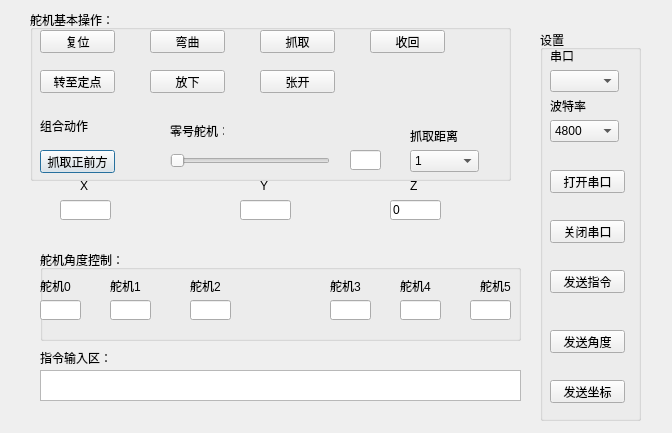
<?xml version="1.0" encoding="UTF-8"?>
<ui version="4.0">
 <class>Dialog</class>
 <widget class="QDialog" name="Dialog">
  <property name="geometry">
   <rect>
    <x>0</x>
    <y>0</y>
    <width>672</width>
    <height>433</height>
   </rect>
  </property>
  <property name="windowTitle">
   <string>Dialog</string>
  </property>
  <widget class="QTextEdit" name="cmdText">
   <property name="geometry">
    <rect>
     <x>40</x>
     <y>370</y>
     <width>481</width>
     <height>31</height>
    </rect>
   </property>
  </widget>
  <widget class="QGroupBox" name="groupBox">
   <property name="geometry">
    <rect>
     <x>30</x>
     <y>10</y>
     <width>481</width>
     <height>171</height>
    </rect>
   </property>
   <property name="title">
    <string>舵机基本操作：</string>
   </property>
   <widget class="QPushButton" name="op_catch">
    <property name="geometry">
     <rect>
      <x>10</x>
      <y>140</y>
      <width>75</width>
      <height>23</height>
     </rect>
    </property>
    <property name="text">
     <string>抓取正前方</string>
    </property>
   </widget>
   <widget class="QPushButton" name="op_withdraw">
    <property name="geometry">
     <rect>
      <x>340</x>
      <y>20</y>
      <width>75</width>
      <height>23</height>
     </rect>
    </property>
    <property name="text">
     <string>收回</string>
    </property>
   </widget>
   <widget class="QPushButton" name="pop_place">
    <property name="geometry">
     <rect>
      <x>10</x>
      <y>60</y>
      <width>75</width>
      <height>23</height>
     </rect>
    </property>
    <property name="text">
     <string>转至定点</string>
    </property>
   </widget>
   <widget class="QPushButton" name="op_Reset">
    <property name="geometry">
     <rect>
      <x>10</x>
      <y>20</y>
      <width>75</width>
      <height>23</height>
     </rect>
    </property>
    <property name="text">
     <string>复位</string>
    </property>
   </widget>
   <widget class="QPushButton" name="op_bend">
    <property name="geometry">
     <rect>
      <x>120</x>
      <y>20</y>
      <width>75</width>
      <height>23</height>
     </rect>
    </property>
    <property name="text">
     <string>弯曲</string>
    </property>
   </widget>
   <widget class="QPushButton" name="op_grap">
    <property name="geometry">
     <rect>
      <x>230</x>
      <y>20</y>
      <width>75</width>
      <height>23</height>
     </rect>
    </property>
    <property name="text">
     <string>抓取</string>
    </property>
   </widget>
   <widget class="QPushButton" name="up_down">
    <property name="geometry">
     <rect>
      <x>120</x>
      <y>60</y>
      <width>75</width>
      <height>23</height>
     </rect>
    </property>
    <property name="text">
     <string>放下</string>
    </property>
   </widget>
   <widget class="QComboBox" name="destanceCombox">
    <property name="geometry">
     <rect>
      <x>380</x>
      <y>140</y>
      <width>69</width>
      <height>22</height>
     </rect>
    </property>
    <item>
     <property name="text">
      <string>1</string>
     </property>
    </item>
    <item>
     <property name="text">
      <string>2</string>
     </property>
    </item>
    <item>
     <property name="text">
      <string>3</string>
     </property>
    </item>
    <item>
     <property name="text">
      <string>4</string>
     </property>
    </item>
    <item>
     <property name="text">
      <string>5</string>
     </property>
    </item>
    <item>
     <property name="text">
      <string>6</string>
     </property>
    </item>
    <item>
     <property name="text">
      <string>7</string>
     </property>
    </item>
    <item>
     <property name="text">
      <string>8</string>
     </property>
    </item>
    <item>
     <property name="text">
      <string>9</string>
     </property>
    </item>
    <item>
     <property name="text">
      <string>10</string>
     </property>
    </item>
   </widget>
   <widget class="QLabel" name="label_13">
    <property name="geometry">
     <rect>
      <x>380</x>
      <y>120</y>
      <width>54</width>
      <height>12</height>
     </rect>
    </property>
    <property name="text">
     <string>抓取距离</string>
    </property>
   </widget>
   <widget class="QSlider" name="Slider_0">
    <property name="geometry">
     <rect>
      <x>140</x>
      <y>140</y>
      <width>160</width>
      <height>22</height>
     </rect>
    </property>
    <property name="orientation">
     <enum>Qt::Horizontal</enum>
    </property>
   </widget>
   <widget class="QLineEdit" name="Slider_0text">
    <property name="geometry">
     <rect>
      <x>320</x>
      <y>140</y>
      <width>31</width>
      <height>20</height>
     </rect>
    </property>
   </widget>
   <widget class="QLabel" name="label_14">
    <property name="geometry">
     <rect>
      <x>10</x>
      <y>110</y>
      <width>54</width>
      <height>12</height>
     </rect>
    </property>
    <property name="text">
     <string>组合动作</string>
    </property>
   </widget>
   <widget class="QLabel" name="label_15">
    <property name="geometry">
     <rect>
      <x>140</x>
      <y>110</y>
      <width>54</width>
      <height>21</height>
     </rect>
    </property>
    <property name="text">
     <string>零号舵机：</string>
    </property>
   </widget>
   <widget class="QPushButton" name="op_relax">
    <property name="geometry">
     <rect>
      <x>230</x>
      <y>60</y>
      <width>75</width>
      <height>23</height>
     </rect>
    </property>
    <property name="text">
     <string>张开</string>
    </property>
   </widget>
  </widget>
  <widget class="QGroupBox" name="groupBox_2">
   <property name="geometry">
    <rect>
     <x>540</x>
     <y>30</y>
     <width>101</width>
     <height>391</height>
    </rect>
   </property>
   <property name="title">
    <string>设置</string>
   </property>
   <widget class="QComboBox" name="baudeRateCombox">
    <property name="geometry">
     <rect>
      <x>10</x>
      <y>90</y>
      <width>69</width>
      <height>22</height>
     </rect>
    </property>
    <item>
     <property name="text">
      <string>4800</string>
     </property>
    </item>
    <item>
     <property name="text">
      <string>9600</string>
     </property>
    </item>
    <item>
     <property name="text">
      <string>115200</string>
     </property>
    </item>
   </widget>
   <widget class="QLabel" name="label">
    <property name="geometry">
     <rect>
      <x>10</x>
      <y>20</y>
      <width>54</width>
      <height>12</height>
     </rect>
    </property>
    <property name="text">
     <string>串口</string>
    </property>
   </widget>
   <widget class="QComboBox" name="portNameComBox">
    <property name="geometry">
     <rect>
      <x>10</x>
      <y>40</y>
      <width>69</width>
      <height>22</height>
     </rect>
    </property>
   </widget>
   <widget class="QPushButton" name="openPortBtn">
    <property name="geometry">
     <rect>
      <x>10</x>
      <y>140</y>
      <width>75</width>
      <height>23</height>
     </rect>
    </property>
    <property name="text">
     <string>打开串口</string>
    </property>
   </widget>
   <widget class="QLabel" name="label_2">
    <property name="geometry">
     <rect>
      <x>10</x>
      <y>70</y>
      <width>54</width>
      <height>12</height>
     </rect>
    </property>
    <property name="text">
     <string>波特率</string>
    </property>
   </widget>
   <widget class="QPushButton" name="sndCmdBtn">
    <property name="geometry">
     <rect>
      <x>10</x>
      <y>240</y>
      <width>75</width>
      <height>23</height>
     </rect>
    </property>
    <property name="text">
     <string>发送指令</string>
    </property>
   </widget>
   <widget class="QPushButton" name="closePortBtn">
    <property name="geometry">
     <rect>
      <x>10</x>
      <y>190</y>
      <width>75</width>
      <height>23</height>
     </rect>
    </property>
    <property name="text">
     <string>关闭串口</string>
    </property>
   </widget>
   <widget class="QPushButton" name="sndAngleBtn">
    <property name="geometry">
     <rect>
      <x>10</x>
      <y>300</y>
      <width>75</width>
      <height>23</height>
     </rect>
    </property>
    <property name="text">
     <string>发送角度</string>
    </property>
   </widget>
   <widget class="QPushButton" name="sndPosiBtn">
    <property name="geometry">
     <rect>
      <x>10</x>
      <y>350</y>
      <width>75</width>
      <height>23</height>
     </rect>
    </property>
    <property name="text">
     <string>发送坐标</string>
    </property>
   </widget>
  </widget>
  <widget class="QLabel" name="label_3">
   <property name="geometry">
    <rect>
     <x>40</x>
     <y>350</y>
     <width>71</width>
     <height>16</height>
    </rect>
   </property>
   <property name="text">
    <string>指令输入区：</string>
   </property>
  </widget>
  <widget class="QGroupBox" name="groupBox_3">
   <property name="geometry">
    <rect>
     <x>40</x>
     <y>250</y>
     <width>481</width>
     <height>91</height>
    </rect>
   </property>
   <property name="title">
    <string>舵机角度控制：</string>
   </property>
   <widget class="QLineEdit" name="angle_5">
    <property name="geometry">
     <rect>
      <x>430</x>
      <y>50</y>
      <width>41</width>
      <height>20</height>
     </rect>
    </property>
   </widget>
   <widget class="QLineEdit" name="angle_1">
    <property name="geometry">
     <rect>
      <x>70</x>
      <y>50</y>
      <width>41</width>
      <height>20</height>
     </rect>
    </property>
   </widget>
   <widget class="QLabel" name="label_8">
    <property name="geometry">
     <rect>
      <x>360</x>
      <y>30</y>
      <width>54</width>
      <height>12</height>
     </rect>
    </property>
    <property name="text">
     <string>舵机4</string>
    </property>
   </widget>
   <widget class="QLabel" name="label_6">
    <property name="geometry">
     <rect>
      <x>150</x>
      <y>30</y>
      <width>54</width>
      <height>12</height>
     </rect>
    </property>
    <property name="text">
     <string>舵机2</string>
    </property>
   </widget>
   <widget class="QLabel" name="label_7">
    <property name="geometry">
     <rect>
      <x>290</x>
      <y>30</y>
      <width>54</width>
      <height>12</height>
     </rect>
    </property>
    <property name="text">
     <string>舵机3</string>
    </property>
   </widget>
   <widget class="QLineEdit" name="angle_0">
    <property name="geometry">
     <rect>
      <x>0</x>
      <y>50</y>
      <width>41</width>
      <height>20</height>
     </rect>
    </property>
   </widget>
   <widget class="QLineEdit" name="angle_4">
    <property name="geometry">
     <rect>
      <x>360</x>
      <y>50</y>
      <width>41</width>
      <height>20</height>
     </rect>
    </property>
   </widget>
   <widget class="QLineEdit" name="angle_3">
    <property name="geometry">
     <rect>
      <x>290</x>
      <y>50</y>
      <width>41</width>
      <height>20</height>
     </rect>
    </property>
   </widget>
   <widget class="QLabel" name="label_4">
    <property name="geometry">
     <rect>
      <x>0</x>
      <y>30</y>
      <width>54</width>
      <height>12</height>
     </rect>
    </property>
    <property name="text">
     <string>舵机0</string>
    </property>
   </widget>
   <widget class="QLabel" name="label_9">
    <property name="geometry">
     <rect>
      <x>440</x>
      <y>30</y>
      <width>54</width>
      <height>12</height>
     </rect>
    </property>
    <property name="text">
     <string>舵机5</string>
    </property>
   </widget>
   <widget class="QLabel" name="label_5">
    <property name="geometry">
     <rect>
      <x>70</x>
      <y>30</y>
      <width>54</width>
      <height>12</height>
     </rect>
    </property>
    <property name="text">
     <string>舵机1</string>
    </property>
   </widget>
   <widget class="QLineEdit" name="angle_2">
    <property name="geometry">
     <rect>
      <x>150</x>
      <y>50</y>
      <width>41</width>
      <height>20</height>
     </rect>
    </property>
   </widget>
  </widget>
  <widget class="QLineEdit" name="PositionX">
   <property name="geometry">
    <rect>
     <x>60</x>
     <y>200</y>
     <width>51</width>
     <height>20</height>
    </rect>
   </property>
  </widget>
  <widget class="QLineEdit" name="PositionY">
   <property name="geometry">
    <rect>
     <x>240</x>
     <y>200</y>
     <width>51</width>
     <height>20</height>
    </rect>
   </property>
  </widget>
  <widget class="QLineEdit" name="positionZ">
   <property name="geometry">
    <rect>
     <x>390</x>
     <y>200</y>
     <width>51</width>
     <height>20</height>
    </rect>
   </property>
   <property name="text">
    <string>0</string>
   </property>
  </widget>
  <widget class="QLabel" name="label_10">
   <property name="geometry">
    <rect>
     <x>80</x>
     <y>180</y>
     <width>54</width>
     <height>12</height>
    </rect>
   </property>
   <property name="text">
    <string>X</string>
   </property>
  </widget>
  <widget class="QLabel" name="label_11">
   <property name="geometry">
    <rect>
     <x>260</x>
     <y>180</y>
     <width>54</width>
     <height>12</height>
    </rect>
   </property>
   <property name="text">
    <string>Y</string>
   </property>
  </widget>
  <widget class="QLabel" name="label_12">
   <property name="geometry">
    <rect>
     <x>410</x>
     <y>180</y>
     <width>54</width>
     <height>12</height>
    </rect>
   </property>
   <property name="text">
    <string>Z</string>
   </property>
  </widget>
 </widget>
 <layoutdefault spacing="6" margin="11"/>
 <resources/>
 <connections/>
</ui>
